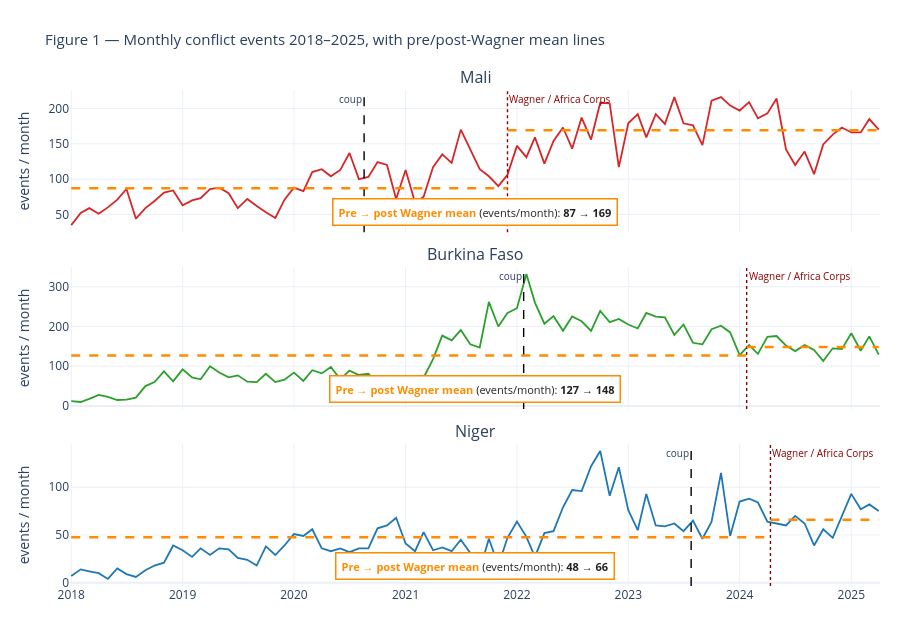

The notebook cell this image was saved under:
### Markdown cell above
## 1. Figure 01 — Monthly events with coup + Wagner-arrival markers

**Decision:** show events (not fatalities) on the y-axis because event counts are a less skewed measure
of conflict intensity than fatalities (which are dominated by occasional mass-casualty incidents).
The vertical lines mark the verified successful-coup date and the Russian (Wagner / Africa Corps)
deployment date for each country. Three small-multiples (one per country) keep the magnitude
differences legible without a shared y-axis.

### Code cell
monthly = (aes.groupby(['country', 'year_month'])
             .agg(events=('event_id_cnty', 'count'),
                  fatalities=('fatalities', 'sum'))
             .reset_index())

fig01 = make_subplots(rows=3, cols=1, shared_xaxes=True, vertical_spacing=0.07,
                      subplot_titles=AES)
for i, c in enumerate(AES, 1):
    sub = monthly[monthly.country == c]
    fig01.add_trace(go.Scatter(x=sub.year_month, y=sub.events, mode='lines',
                               line=dict(color=COLOURS[c], width=1.8), name=c, showlegend=False),
                    row=i, col=1)
    fig01.add_vline(x=pd.Timestamp(FIRST_COUP[c]).timestamp() * 1000,
                    line=dict(color='black', width=1.4, dash='dash'),
                    annotation_text='coup', annotation_position='top left',
                    annotation=dict(font=dict(size=10)),
                    row=i, col=1)
    fig01.add_vline(x=pd.Timestamp(RUSSIAN_ARRIVAL[c]).timestamp() * 1000,
                    line=dict(color='#8B0000', width=1.4, dash='dot'),
                    annotation_text='Wagner / Africa Corps', annotation_position='top right',
                    annotation=dict(font=dict(size=10, color='#8B0000')),
                    row=i, col=1)

    # Horizontal pre/post-Wagner mean lines, drawn in bright orange so they
    # are clearly distinct from the country data series (red/green/blue).
    # Numerical means are drawn inline at the midpoint of each phase with an
    # opaque white background so the labels sit cleanly on top of any nearby
    # data point without visual overlap.
    wagner_ts = pd.Timestamp(RUSSIAN_ARRIVAL[c])
    pre_events = sub[sub.year_month < wagner_ts.to_period('M').to_timestamp()].events
    post_events = sub[sub.year_month >= wagner_ts.to_period('M').to_timestamp()].events
    pre_mean = pre_events.mean()
    post_mean = post_events.mean()
    earliest = sub.year_month.min()
    latest = sub.year_month.max()
    MEAN_COLOR = '#FF8C00'
    fig01.add_shape(type='line', x0=earliest, x1=wagner_ts,
                    y0=pre_mean, y1=pre_mean,
                    line=dict(color=MEAN_COLOR, width=2.5, dash='dash'),
                    row=i, col=1)
    fig01.add_shape(type='line', x0=wagner_ts, x1=latest,
                    y0=post_mean, y1=post_mean,
                    line=dict(color=MEAN_COLOR, width=2.5, dash='dash'),
                    row=i, col=1)
    # Single consolidated textbox per panel (bottom-center of panel) listing
    # both pre and post means together, with orange styling that visually
    # ties the values to the orange mean lines above.
    xref_p_d = 'x domain' if i == 1 else f'x{i} domain'
    yref_p_d = 'y domain' if i == 1 else f'y{i} domain'
    means_text = (
        f'<b><span style="color:{MEAN_COLOR}">Pre → post Wagner mean</span></b> '
        f'(events/month): <b>{pre_mean:.0f} → {post_mean:.0f}</b>'
    )
    fig01.add_annotation(xref=xref_p_d, yref=yref_p_d, x=0.5, y=0.04,
                         xanchor='center', yanchor='bottom',
                         text=means_text, showarrow=False,
                         font=dict(size=11, color='#222'),
                         bgcolor='#FFFFFF', bordercolor=MEAN_COLOR,
                         borderwidth=1.5, borderpad=5)

fig01.update_layout(title=dict(text='Figure 1 — Monthly conflict events 2018–2025, with pre/post-Wagner mean lines',
                               font=dict(size=15)),
                    height=640, template='plotly_white',
                    margin=dict(t=90, r=20, b=40, l=70))
fig01.update_yaxes(title_text='events / month')
fig01.update_xaxes(title_text='', row=3, col=1)
fig01.write_html(FIGS / 'fig_01_monthly_events.html', include_plotlyjs='cdn', full_html=True)
fig01.show()
print('Saved fig_01_monthly_events.html with pre/post mean lines')

### Figure 1 — Plotly figure (JSON) as saved in the notebook; plotly's stock layout.template omitted (floating-point values rounded to 4 significant figures)
{"data": [{"line": {"color": "#d62728", "width": 1.8}, "mode": "lines", "name": "Mali", "showlegend": false, "type": "scatter", "x": ["2018-01-01T00:00:00.000000", "2018-02-01T00:00:00.000000", "2018-03-01T00:00:00.000000", "2018-04-01T00:00:00.000000", "2018-05-01T00:00:00.000000", "2018-06-01T00:00:00.000000", "2018-07-01T00:00:00.000000", "2018-08-01T00:00:00.000000", "2018-09-01T00:00:00.000000", "2018-10-01T00:00:00.000000", "2018-11-01T00:00:00.000000", "2018-12-01T00:00:00.000000", "2019-01-01T00:00:00.000000", "2019-02-01T00:00:00.000000", "2019-03-01T00:00:00.000000", "2019-04-01T00:00:00.000000", "2019-05-01T00:00:00.000000", "2019-06-01T00:00:00.000000", "2019-07-01T00:00:00.000000", "2019-08-01T00:00:00.000000", "2019-09-01T00:00:00.000000", "2019-10-01T00:00:00.000000", "2019-11-01T00:00:00.000000", "2019-12-01T00:00:00.000000", "2020-01-01T00:00:00.000000", "2020-02-01T00:00:00.000000", "2020-03-01T00:00:00.000000", "2020-04-01T00:00:00.000000", "2020-05-01T00:00:00.000000", "2020-06-01T00:00:00.000000", "2020-07-01T00:00:00.000000", "2020-08-01T00:00:00.000000", "2020-09-01T00:00:00.000000", "2020-10-01T00:00:00.000000", "2020-11-01T00:00:00.000000", "2020-12-01T00:00:00.000000", "2021-01-01T00:00:00.000000", "2021-02-01T00:00:00.000000", "2021-03-01T00:00:00.000000", "2021-04-01T00:00:00.000000", "2021-05-01T00:00:00.000000", "2021-06-01T00:00:00.000000", "2021-07-01T00:00:00.000000", "2021-08-01T00:00:00.000000", "2021-09-01T00:00:00.000000", "2021-10-01T00:00:00.000000", "2021-11-01T00:00:00.000000", "2021-12-01T00:00:00.000000", "2022-01-01T00:00:00.000000", "2022-02-01T00:00:00.000000", "2022-03-01T00:00:00.000000", "2022-04-01T00:00:00.000000", "2022-05-01T00:00:00.000000", "2022-06-01T00:00:00.000000", "2022-07-01T00:00:00.000000", "2022-08-01T00:00:00.000000", "2022-09-01T00:00:00.000000", "2022-10-01T00:00:00.000000", "2022-11-01T00:00:00.000000", "2022-12-01T00:00:00.000000", "2023-01-01T00:00:00.000000", "2023-02-01T00:00:00.000000", "2023-03-01T00:00:00.000000", "2023-04-01T00:00:00.000000", "2023-05-01T00:00:00.000000", "2023-06-01T00:00:00.000000", "2023-07-01T00:00:00.000000", "2023-08-01T00:00:00.000000", "2023-09-01T00:00:00.000000", "2023-10-01T00:00:00.000000", "2023-11-01T00:00:00.000000", "2023-12-01T00:00:00.000000", "2024-01-01T00:00:00.000000", "2024-02-01T00:00:00.000000", "2024-03-01T00:00:00.000000", "2024-04-01T00:00:00.000000", "2024-05-01T00:00:00.000000", "2024-06-01T00:00:00.000000", "2024-07-01T00:00:00.000000", "2024-08-01T00:00:00.000000", "2024-09-01T00:00:00.000000", "2024-10-01T00:00:00.000000", "2024-11-01T00:00:00.000000", "2024-12-01T00:00:00.000000", "2025-01-01T00:00:00.000000", "2025-02-01T00:00:00.000000", "2025-03-01T00:00:00.000000", "2025-04-01T00:00:00.000000"], "xaxis": "x", "y": [35, 52, 59, 51, 60, 71, 86, 44, 59, 69, 81, 84, 63, 70, 73, 86, 88, 80, 59, 72, 62, 53, 45, 71, 88, 83, 110, 114, 104, 113, 137, 100, 103, 124, 120, 72, 113, 67, 75, 117, 135, 123, 170, 141, 114, 104, 90, 106, 147, 131, 159, 122, 154, 173, 143, 187, 156, 208, 207, 117, 179, 192, 159, 192, 178, 216, 179, 176, 148, 211, 216, 204, 197, 209, 186, 193, 214, 142, 120, 139, 107, 149, 163, 173, 166, 166, 185, 170], "yaxis": "y"}, {"line": {"color": "#2ca02c", "width": 1.8}, "mode": "lines", "name": "Burkina Faso", "showlegend": false, "type": "scatter", "x": ["2018-01-01T00:00:00.000000", "2018-02-01T00:00:00.000000", "2018-03-01T00:00:00.000000", "2018-04-01T00:00:00.000000", "2018-05-01T00:00:00.000000", "2018-06-01T00:00:00.000000", "2018-07-01T00:00:00.000000", "2018-08-01T00:00:00.000000", "2018-09-01T00:00:00.000000", "2018-10-01T00:00:00.000000", "2018-11-01T00:00:00.000000", "2018-12-01T00:00:00.000000", "2019-01-01T00:00:00.000000", "2019-02-01T00:00:00.000000", "2019-03-01T00:00:00.000000", "2019-04-01T00:00:00.000000", "2019-05-01T00:00:00.000000", "2019-06-01T00:00:00.000000", "2019-07-01T00:00:00.000000", "2019-08-01T00:00:00.000000", "2019-09-01T00:00:00.000000", "2019-10-01T00:00:00.000000", "2019-11-01T00:00:00.000000", "2019-12-01T00:00:00.000000", "2020-01-01T00:00:00.000000", "2020-02-01T00:00:00.000000", "2020-03-01T00:00:00.000000", "2020-04-01T00:00:00.000000", "2020-05-01T00:00:00.000000", "2020-06-01T00:00:00.000000", "2020-07-01T00:00:00.000000", "2020-08-01T00:00:00.000000", "2020-09-01T00:00:00.000000", "2020-10-01T00:00:00.000000", "2020-11-01T00:00:00.000000", "2020-12-01T00:00:00.000000", "2021-01-01T00:00:00.000000", "2021-02-01T00:00:00.000000", "2021-03-01T00:00:00.000000", "2021-04-01T00:00:00.000000", "2021-05-01T00:00:00.000000", "2021-06-01T00:00:00.000000", "2021-07-01T00:00:00.000000", "2021-08-01T00:00:00.000000", "2021-09-01T00:00:00.000000", "2021-10-01T00:00:00.000000", "2021-11-01T00:00:00.000000", "2021-12-01T00:00:00.000000", "2022-01-01T00:00:00.000000", "2022-02-01T00:00:00.000000", "2022-03-01T00:00:00.000000", "2022-04-01T00:00:00.000000", "2022-05-01T00:00:00.000000", "2022-06-01T00:00:00.000000", "2022-07-01T00:00:00.000000", "2022-08-01T00:00:00.000000", "2022-09-01T00:00:00.000000", "2022-10-01T00:00:00.000000", "2022-11-01T00:00:00.000000", "2022-12-01T00:00:00.000000", "2023-01-01T00:00:00.000000", "2023-02-01T00:00:00.000000", "2023-03-01T00:00:00.000000", "2023-04-01T00:00:00.000000", "2023-05-01T00:00:00.000000", "2023-06-01T00:00:00.000000", "2023-07-01T00:00:00.000000", "2023-08-01T00:00:00.000000", "2023-09-01T00:00:00.000000", "2023-10-01T00:00:00.000000", "2023-11-01T00:00:00.000000", "2023-12-01T00:00:00.000000", "2024-01-01T00:00:00.000000", "2024-02-01T00:00:00.000000", "2024-03-01T00:00:00.000000", "2024-04-01T00:00:00.000000", "2024-05-01T00:00:00.000000", "2024-06-01T00:00:00.000000", "2024-07-01T00:00:00.000000", "2024-08-01T00:00:00.000000", "2024-09-01T00:00:00.000000", "2024-10-01T00:00:00.000000", "2024-11-01T00:00:00.000000", "2024-12-01T00:00:00.000000", "2025-01-01T00:00:00.000000", "2025-02-01T00:00:00.000000", "2025-03-01T00:00:00.000000", "2025-04-01T00:00:00.000000"], "xaxis": "x2", "y": [12, 10, 18, 28, 23, 15, 16, 21, 50, 60, 87, 62, 92, 72, 67, 100, 84, 72, 77, 61, 60, 81, 60, 66, 84, 63, 90, 82, 98, 67, 89, 78, 81, 55, 48, 42, 76, 72, 71, 118, 177, 165, 191, 155, 147, 262, 200, 234, 246, 332, 260, 207, 226, 189, 225, 213, 189, 239, 211, 219, 205, 195, 234, 225, 223, 179, 205, 159, 155, 193, 202, 185, 128, 153, 131, 174, 176, 152, 138, 153, 141, 113, 145, 143, 183, 139, 175, 129], "yaxis": "y2"}, {"line": {"color": "#1f77b4", "width": 1.8}, "mode": "lines", "name": "Niger", "showlegend": false, "type": "scatter", "x": ["2018-01-01T00:00:00.000000", "2018-02-01T00:00:00.000000", "2018-03-01T00:00:00.000000", "2018-04-01T00:00:00.000000", "2018-05-01T00:00:00.000000", "2018-06-01T00:00:00.000000", "2018-07-01T00:00:00.000000", "2018-08-01T00:00:00.000000", "2018-09-01T00:00:00.000000", "2018-10-01T00:00:00.000000", "2018-11-01T00:00:00.000000", "2018-12-01T00:00:00.000000", "2019-01-01T00:00:00.000000", "2019-02-01T00:00:00.000000", "2019-03-01T00:00:00.000000", "2019-04-01T00:00:00.000000", "2019-05-01T00:00:00.000000", "2019-06-01T00:00:00.000000", "2019-07-01T00:00:00.000000", "2019-08-01T00:00:00.000000", "2019-09-01T00:00:00.000000", "2019-10-01T00:00:00.000000", "2019-11-01T00:00:00.000000", "2019-12-01T00:00:00.000000", "2020-01-01T00:00:00.000000", "2020-02-01T00:00:00.000000", "2020-03-01T00:00:00.000000", "2020-04-01T00:00:00.000000", "2020-05-01T00:00:00.000000", "2020-06-01T00:00:00.000000", "2020-07-01T00:00:00.000000", "2020-08-01T00:00:00.000000", "2020-09-01T00:00:00.000000", "2020-10-01T00:00:00.000000", "2020-11-01T00:00:00.000000", "2020-12-01T00:00:00.000000", "2021-01-01T00:00:00.000000", "2021-02-01T00:00:00.000000", "2021-03-01T00:00:00.000000", "2021-04-01T00:00:00.000000", "2021-05-01T00:00:00.000000", "2021-06-01T00:00:00.000000", "2021-07-01T00:00:00.000000", "2021-08-01T00:00:00.000000", "2021-09-01T00:00:00.000000", "2021-10-01T00:00:00.000000", "2021-11-01T00:00:00.000000", "2021-12-01T00:00:00.000000", "2022-01-01T00:00:00.000000", "2022-02-01T00:00:00.000000", "2022-03-01T00:00:00.000000", "2022-04-01T00:00:00.000000", "2022-05-01T00:00:00.000000", "2022-06-01T00:00:00.000000", "2022-07-01T00:00:00.000000", "2022-08-01T00:00:00.000000", "2022-09-01T00:00:00.000000", "2022-10-01T00:00:00.000000", "2022-11-01T00:00:00.000000", "2022-12-01T00:00:00.000000", "2023-01-01T00:00:00.000000", "2023-02-01T00:00:00.000000", "2023-03-01T00:00:00.000000", "2023-04-01T00:00:00.000000", "2023-05-01T00:00:00.000000", "2023-06-01T00:00:00.000000", "2023-07-01T00:00:00.000000", "2023-08-01T00:00:00.000000", "2023-09-01T00:00:00.000000", "2023-10-01T00:00:00.000000", "2023-11-01T00:00:00.000000", "2023-12-01T00:00:00.000000", "2024-01-01T00:00:00.000000", "2024-02-01T00:00:00.000000", "2024-03-01T00:00:00.000000", "2024-04-01T00:00:00.000000", "2024-05-01T00:00:00.000000", "2024-06-01T00:00:00.000000", "2024-07-01T00:00:00.000000", "2024-08-01T00:00:00.000000", "2024-09-01T00:00:00.000000", "2024-10-01T00:00:00.000000", "2024-11-01T00:00:00.000000", "2024-12-01T00:00:00.000000", "2025-01-01T00:00:00.000000", "2025-02-01T00:00:00.000000", "2025-03-01T00:00:00.000000", "2025-04-01T00:00:00.000000"], "xaxis": "x3", "y": [7, 14, 12, 10, 4, 15, 9, 6, 13, 18, 21, 39, 34, 27, 36, 29, 36, 35, 26, 24, 18, 38, 29, 39, 51, 49, 56, 36, 33, 36, 32, 36, 36, 57, 60, 68, 41, 33, 53, 34, 37, 33, 45, 31, 13, 46, 18, 47, 64, 48, 27, 52, 54, 79, 97, 96, 122, 138, 91, 121, 76, 55, 93, 60, 59, 62, 54, 65, 46, 64, 115, 49, 85, 88, 84, 64, 62, 60, 70, 62, 39, 56, 47, 69, 93, 77, 82, 75], "yaxis": "y3"}], "layout": {"annotations": [{"font": {"size": 16}, "showarrow": false, "text": "Mali", "x": 0.5, "xanchor": "center", "xref": "paper", "y": 1.0, "yanchor": "bottom", "yref": "paper"}, {"font": {"size": 16}, "showarrow": false, "text": "Burkina Faso", "x": 0.5, "xanchor": "center", "xref": "paper", "y": 0.6433, "yanchor": "bottom", "yref": "paper"}, {"font": {"size": 16}, "showarrow": false, "text": "Niger", "x": 0.5, "xanchor": "center", "xref": "paper", "y": 0.2867, "yanchor": "bottom", "yref": "paper"}, {"font": {"size": 10}, "showarrow": false, "text": "coup", "x": 1598000000000.0, "xanchor": "right", "xref": "x", "y": 1, "yanchor": "top", "yref": "y domain"}, {"font": {"color": "#8B0000", "size": 10}, "showarrow": false, "text": "Wagner / Africa Corps", "x": 1638000000000.0, "xanchor": "left", "xref": "x", "y": 1, "yanchor": "top", "yref": "y domain"}, {"bgcolor": "#FFFFFF", "bordercolor": "#FF8C00", "borderpad": 5, "borderwidth": 1.5, "font": {"color": "#222", "size": 11}, "showarrow": false, "text": "<b><span style=\"color:#FF8C00\">Pre → post Wagner mean</span></b> (events/month): <b>87 → 169</b>", "x": 0.5, "xanchor": "center", "xref": "x domain", "y": 0.04, "yanchor": "bottom", "yref": "y domain"}, {"font": {"size": 10}, "showarrow": false, "text": "coup", "x": 1643000000000.0, "xanchor": "right", "xref": "x2", "y": 1, "yanchor": "top", "yref": "y2 domain"}, {"font": {"color": "#8B0000", "size": 10}, "showarrow": false, "text": "Wagner / Africa Corps", "x": 1706000000000.0, "xanchor": "left", "xref": "x2", "y": 1, "yanchor": "top", "yref": "y2 domain"}, {"bgcolor": "#FFFFFF", "bordercolor": "#FF8C00", "borderpad": 5, "borderwidth": 1.5, "font": {"color": "#222", "size": 11}, "showarrow": false, "text": "<b><span style=\"color:#FF8C00\">Pre → post Wagner mean</span></b> (events/month): <b>127 → 148</b>", "x": 0.5, "xanchor": "center", "xref": "x2 domain", "y": 0.04, "yanchor": "bottom", "yref": "y2 domain"}, {"font": {"size": 10}, "showarrow": false, "text": "coup", "x": 1690000000000.0, "xanchor": "right", "xref": "x3", "y": 1, "yanchor": "top", "yref": "y3 domain"}, {"font": {"color": "#8B0000", "size": 10}, "showarrow": false, "text": "Wagner / Africa Corps", "x": 1713000000000.0, "xanchor": "left", "xref": "x3", "y": 1, "yanchor": "top", "yref": "y3 domain"}, {"bgcolor": "#FFFFFF", "bordercolor": "#FF8C00", "borderpad": 5, "borderwidth": 1.5, "font": {"color": "#222", "size": 11}, "showarrow": false, "text": "<b><span style=\"color:#FF8C00\">Pre → post Wagner mean</span></b> (events/month): <b>48 → 66</b>", "x": 0.5, "xanchor": "center", "xref": "x3 domain", "y": 0.04, "yanchor": "bottom", "yref": "y3 domain"}], "height": 640, "margin": {"b": 40, "l": 70, "r": 20, "t": 90}, "shapes": [{"line": {"color": "black", "dash": "dash", "width": 1.4}, "type": "line", "x0": 1598000000000.0, "x1": 1598000000000.0, "xref": "x", "y0": 0, "y1": 1, "yref": "y domain"}, {"line": {"color": "#8B0000", "dash": "dot", "width": 1.4}, "type": "line", "x0": 1638000000000.0, "x1": 1638000000000.0, "xref": "x", "y0": 0, "y1": 1, "yref": "y domain"}, {"line": {"color": "#FF8C00", "dash": "dash", "width": 2.5}, "type": "line", "x0": "2018-01-01T00:00:00", "x1": "2021-12-01T00:00:00", "xref": "x", "y0": 87.02, "y1": 87.02, "yref": "y"}, {"line": {"color": "#FF8C00", "dash": "dash", "width": 2.5}, "type": "line", "x0": "2021-12-01T00:00:00", "x1": "2025-04-01T00:00:00", "xref": "x", "y0": 169.2, "y1": 169.2, "yref": "y"}, {"line": {"color": "black", "dash": "dash", "width": 1.4}, "type": "line", "x0": 1643000000000.0, "x1": 1643000000000.0, "xref": "x2", "y0": 0, "y1": 1, "yref": "y2 domain"}, {"line": {"color": "#8B0000", "dash": "dot", "width": 1.4}, "type": "line", "x0": 1706000000000.0, "x1": 1706000000000.0, "xref": "x2", "y0": 0, "y1": 1, "yref": "y2 domain"}, {"line": {"color": "#FF8C00", "dash": "dash", "width": 2.5}, "type": "line", "x0": "2018-01-01T00:00:00", "x1": "2024-01-24T00:00:00", "xref": "x2", "y0": 127.2, "y1": 127.2, "yref": "y2"}, {"line": {"color": "#FF8C00", "dash": "dash", "width": 2.5}, "type": "line", "x0": "2024-01-24T00:00:00", "x1": "2025-04-01T00:00:00", "xref": "x2", "y0": 148.3, "y1": 148.3, "yref": "y2"}, {"line": {"color": "black", "dash": "dash", "width": 1.4}, "type": "line", "x0": 1690000000000.0, "x1": 1690000000000.0, "xref": "x3", "y0": 0, "y1": 1, "yref": "y3 domain"}, {"line": {"color": "#8B0000", "dash": "dot", "width": 1.4}, "type": "line", "x0": 1713000000000.0, "x1": 1713000000000.0, "xref": "x3", "y0": 0, "y1": 1, "yref": "y3 domain"}, {"line": {"color": "#FF8C00", "dash": "dash", "width": 2.5}, "type": "line", "x0": "2018-01-01T00:00:00", "x1": "2024-04-11T00:00:00", "xref": "x3", "y0": 47.52, "y1": 47.52, "yref": "y3"}, {"line": {"color": "#FF8C00", "dash": "dash", "width": 2.5}, "type": "line", "x0": "2024-04-11T00:00:00", "x1": "2025-04-01T00:00:00", "xref": "x3", "y0": 65.85, "y1": 65.85, "yref": "y3"}], "title": {"font": {"size": 15}, "text": "Figure 1 — Monthly conflict events 2018–2025, with pre/post-Wagner mean lines"}, "xaxis": {"anchor": "y", "domain": [0.0, 1.0], "matches": "x3", "showticklabels": false}, "xaxis2": {"anchor": "y2", "domain": [0.0, 1.0], "matches": "x3", "showticklabels": false}, "xaxis3": {"anchor": "y3", "domain": [0.0, 1.0], "title": {"text": ""}}, "yaxis": {"anchor": "x", "domain": [0.7133, 1.0], "title": {"text": "events / month"}}, "yaxis2": {"anchor": "x2", "domain": [0.3567, 0.6433], "title": {"text": "events / month"}}, "yaxis3": {"anchor": "x3", "domain": [0.0, 0.2867], "title": {"text": "events / month"}}}}
